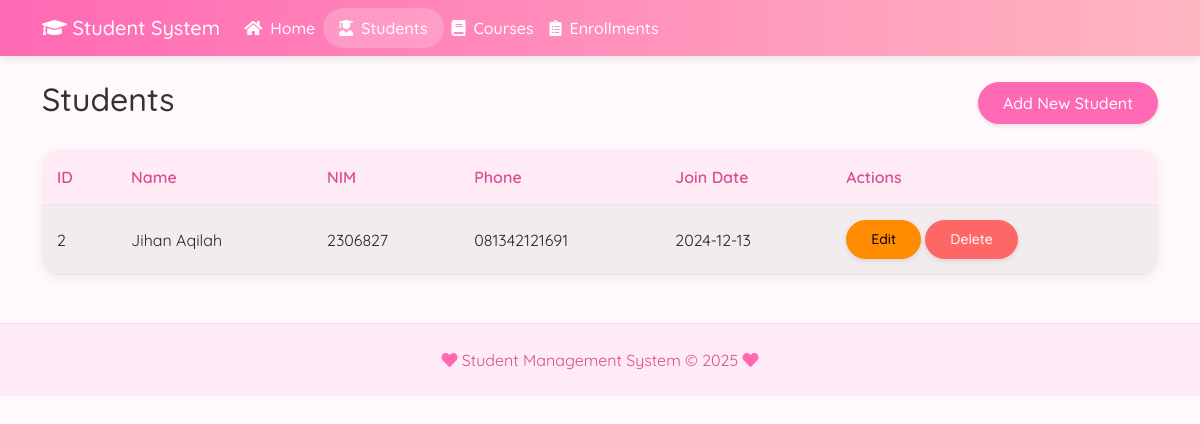
Page /tp_mvc/index.php?action=students on the committed database.
### tables this page shows
CREATE TABLE `students` (
  `id` int NOT NULL,
  `name` varchar(100) NOT NULL,
  `nim` varchar(20) NOT NULL,
  `phone` varchar(20) NOT NULL,
  `join_date` date NOT NULL
);

### tp_mvc/controllers/StudentController.php (called while the page is built, shortened)
<?php
class StudentController {
    private $student;
    public function __construct() {
        require_once 'models/Student.php';
        $database = new Database();
        $db = $database->getConnection();
        $this->student = new Student($db);
    }
    public function index() {
        $result = $this->student->readAll();
        include 'views/students/index.php';
    }
}
?>

### tp_mvc/models/Student.php (called while the page is built, shortened)
<?php
class Student {
    private $conn;
    private $table_name = "students";
    public function __construct($db) {
        $this->conn = $db;
    }
    public function readAll() {
        $query = "SELECT * FROM " . $this->table_name;
        $result = $this->conn->query($query);
        return $result;
    }
}?>

### tp_mvc/views/students/index.php (the view)
<?php
include 'views/layouts/header.php';
?>
<div class="d-flex justify-content-between align-items-center mb-4">
    <h2>Students</h2>
    <a href="index.php?action=students&method=create" class="btn btn-primary">Add New Student</a>
</div>
<table class="table table-striped">
    <thead>
        <tr>
            <th>ID</th>
            <th>Name</th>
            <th>NIM</th>
            <th>Phone</th>
            <th>Join Date</th>
            <th>Actions</th>
        </tr>
    </thead>
    <tbody>
        <?php while ($row = $result->fetch_assoc()): ?>
        <tr>
            <td><?php echo $row['id']; ?></td>
            <td><?php echo $row['name']; ?></td>
            <td><?php echo $row['nim']; ?></td>
            <td><?php echo $row['phone']; ?></td>
            <td><?php echo $row['join_date']; ?></td>
            <td>
                <a href="index.php?action=students&method=edit&id=<?php echo $row['id']; ?>" class="btn btn-sm btn-warning">Edit</a>
                <a href="index.php?action=students&method=delete&id=<?php echo $row['id']; ?>" class="btn btn-sm btn-danger" onclick="return confirm('Are you sure you want to delete this student?')">Delete</a>
            </td>
        </tr>
        <?php endwhile; ?>
    </tbody>
</table>
<?php include 'views/layouts/footer.php'; ?>

### tp_mvc/assets/custom.css (style rules this page uses)
:root { --primary: #FF69B4; --primary-dark: #DB4C93; --secondary: #FFC0CB; --accent: #FFb6c1; --light-pink: #FFEBF5; --dark-pink: #C71585; --text-dark: #333333; --text-light: #FFFFFF; --background: #FFF9FB; --card-bg: #FFFFFF; --success: #20B2AA; --info: #9370DB; --warning: #FF8C00; --danger: #FF6666; }
body { background-color: var(--background); font-family: 'Quicksand', 'Segoe UI', Tahoma, Geneva, Verdana, sans-serif; color: var(--text-dark); }
.btn { border-radius: 50px; padding: 0.5rem 1.5rem; font-weight: 500; box-shadow: 0 2px 5px rgba(0, 0, 0, 0.1); transition: all 0.3s; }
.btn-primary { background-color: var(--primary); border-color: var(--primary); }
.btn-warning { background-color: var(--warning); border-color: var(--warning); }
.btn-danger { background-color: var(--danger); border-color: var(--danger); }
.table { background-color: var(--card-bg); border-radius: 15px; overflow: hidden; box-shadow: 0 4px 15px rgba(0, 0, 0, 0.05); }
.table thead th { background-color: var(--light-pink); color: var(--primary-dark); border-bottom: none; padding: 15px; font-weight: 600; }
.table tbody td { padding: 15px; vertical-align: middle; border-top: 1px solid rgba(0, 0, 0, 0.05); }
.table-striped tbody tr:nth-of-type(odd) { background-color: rgba(255, 235, 245, 0.3); }

### rows in the picture
students: id "2", name "Jihan Aqilah", nim "2306827", phone "081342121691", join_date "2024-12-13"
